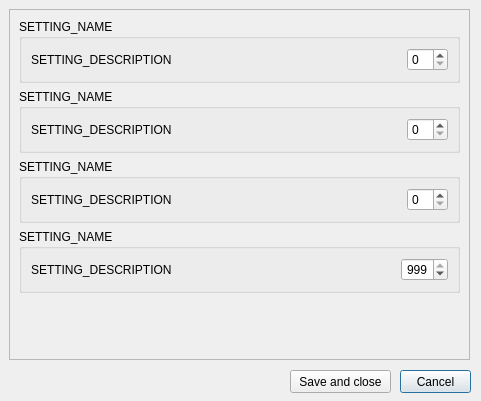
<?xml version="1.0" encoding="UTF-8"?>
<ui version="4.0">
 <class>UmaRowSettingsDialog</class>
 <widget class="QDialog" name="UmaRowSettingsDialog">
  <property name="geometry">
   <rect>
    <x>0</x>
    <y>0</y>
    <width>481</width>
    <height>401</height>
   </rect>
  </property>
  <property name="windowTitle">
   <string notr="true">Change row options</string>
  </property>
  <widget class="QScrollArea" name="scrollArea">
   <property name="geometry">
    <rect>
     <x>9</x>
     <y>9</y>
     <width>461</width>
     <height>351</height>
    </rect>
   </property>
   <property name="widgetResizable">
    <bool>true</bool>
   </property>
   <widget class="QWidget" name="scrollAreaWidgetContents">
    <property name="geometry">
     <rect>
      <x>0</x>
      <y>0</y>
      <width>459</width>
      <height>349</height>
     </rect>
    </property>
    <property name="sizePolicy">
     <sizepolicy hsizetype="Preferred" vsizetype="Preferred">
      <horstretch>0</horstretch>
      <verstretch>0</verstretch>
     </sizepolicy>
    </property>
    <property name="minimumSize">
     <size>
      <width>0</width>
      <height>0</height>
     </size>
    </property>
    <property name="maximumSize">
     <size>
      <width>16777215</width>
      <height>16777215</height>
     </size>
    </property>
    <layout class="QVBoxLayout" name="verticalLayout_2">
     <item>
      <widget class="QGroupBox" name="grp_setting_2">
       <property name="sizePolicy">
        <sizepolicy hsizetype="Preferred" vsizetype="Fixed">
         <horstretch>0</horstretch>
         <verstretch>0</verstretch>
        </sizepolicy>
       </property>
       <property name="minimumSize">
        <size>
         <width>0</width>
         <height>50</height>
        </size>
       </property>
       <property name="title">
        <string notr="true">SETTING_NAME</string>
       </property>
       <layout class="QHBoxLayout" name="horizontalLayout_2">
        <item>
         <widget class="QLabel" name="lbl_setting_description_2">
          <property name="text">
           <string notr="true">SETTING_DESCRIPTION</string>
          </property>
         </widget>
        </item>
        <item>
         <widget class="QSpinBox" name="spinBox_2">
          <property name="sizePolicy">
           <sizepolicy hsizetype="Maximum" vsizetype="Fixed">
            <horstretch>0</horstretch>
            <verstretch>0</verstretch>
           </sizepolicy>
          </property>
         </widget>
        </item>
       </layout>
      </widget>
     </item>
     <item>
      <widget class="QGroupBox" name="grp_setting_3">
       <property name="sizePolicy">
        <sizepolicy hsizetype="Preferred" vsizetype="Fixed">
         <horstretch>0</horstretch>
         <verstretch>0</verstretch>
        </sizepolicy>
       </property>
       <property name="minimumSize">
        <size>
         <width>0</width>
         <height>50</height>
        </size>
       </property>
       <property name="title">
        <string notr="true">SETTING_NAME</string>
       </property>
       <layout class="QHBoxLayout" name="horizontalLayout_3">
        <item>
         <widget class="QLabel" name="lbl_setting_description_3">
          <property name="text">
           <string notr="true">SETTING_DESCRIPTION</string>
          </property>
         </widget>
        </item>
        <item>
         <widget class="QSpinBox" name="spinBox_3">
          <property name="sizePolicy">
           <sizepolicy hsizetype="Maximum" vsizetype="Fixed">
            <horstretch>0</horstretch>
            <verstretch>0</verstretch>
           </sizepolicy>
          </property>
         </widget>
        </item>
       </layout>
      </widget>
     </item>
     <item>
      <widget class="QGroupBox" name="grp_setting_4">
       <property name="sizePolicy">
        <sizepolicy hsizetype="Preferred" vsizetype="Fixed">
         <horstretch>0</horstretch>
         <verstretch>0</verstretch>
        </sizepolicy>
       </property>
       <property name="minimumSize">
        <size>
         <width>0</width>
         <height>50</height>
        </size>
       </property>
       <property name="title">
        <string notr="true">SETTING_NAME</string>
       </property>
       <layout class="QHBoxLayout" name="horizontalLayout_4">
        <item>
         <widget class="QLabel" name="lbl_setting_description_4">
          <property name="text">
           <string notr="true">SETTING_DESCRIPTION</string>
          </property>
         </widget>
        </item>
        <item>
         <widget class="QSpinBox" name="spinBox_4">
          <property name="sizePolicy">
           <sizepolicy hsizetype="Maximum" vsizetype="Fixed">
            <horstretch>0</horstretch>
            <verstretch>0</verstretch>
           </sizepolicy>
          </property>
         </widget>
        </item>
       </layout>
      </widget>
     </item>
     <item alignment="Qt::AlignTop">
      <widget class="QGroupBox" name="grp_setting">
       <property name="sizePolicy">
        <sizepolicy hsizetype="Preferred" vsizetype="Fixed">
         <horstretch>0</horstretch>
         <verstretch>0</verstretch>
        </sizepolicy>
       </property>
       <property name="minimumSize">
        <size>
         <width>0</width>
         <height>50</height>
        </size>
       </property>
       <property name="title">
        <string notr="true">SETTING_NAME</string>
       </property>
       <layout class="QHBoxLayout" name="horizontalLayout">
        <item>
         <widget class="QLabel" name="lbl_setting_description">
          <property name="text">
           <string notr="true">SETTING_DESCRIPTION</string>
          </property>
         </widget>
        </item>
        <item>
         <widget class="QSpinBox" name="spinBox">
          <property name="sizePolicy">
           <sizepolicy hsizetype="Fixed" vsizetype="Fixed">
            <horstretch>0</horstretch>
            <verstretch>0</verstretch>
           </sizepolicy>
          </property>
          <property name="minimumSize">
           <size>
            <width>46</width>
            <height>0</height>
           </size>
          </property>
          <property name="layoutDirection">
           <enum>Qt::LeftToRight</enum>
          </property>
          <property name="alignment">
           <set>Qt::AlignRight|Qt::AlignTrailing|Qt::AlignVCenter</set>
          </property>
          <property name="maximum">
           <number>999</number>
          </property>
          <property name="singleStep">
           <number>1</number>
          </property>
          <property name="value">
           <number>999</number>
          </property>
         </widget>
        </item>
       </layout>
      </widget>
     </item>
    </layout>
   </widget>
  </widget>
  <widget class="QPushButton" name="pushButton">
   <property name="geometry">
    <rect>
     <x>400</x>
     <y>370</y>
     <width>71</width>
     <height>23</height>
    </rect>
   </property>
   <property name="text">
    <string notr="true">Cancel</string>
   </property>
  </widget>
  <widget class="QPushButton" name="pushButton_2">
   <property name="geometry">
    <rect>
     <x>290</x>
     <y>370</y>
     <width>101</width>
     <height>23</height>
    </rect>
   </property>
   <property name="text">
    <string notr="true">Save and close</string>
   </property>
  </widget>
 </widget>
 <resources/>
 <connections/>
</ui>
